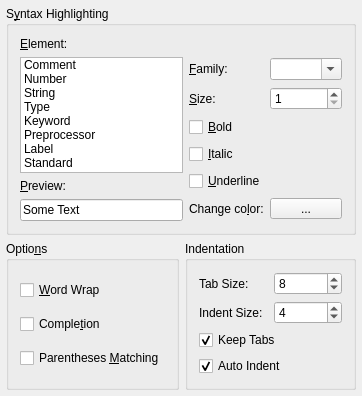
<?xml version="1.0" encoding="UTF-8"?>
<ui version="4.0">
 <comment>****************************************************************************
**
** Copyright (C) 1992-2008 Trolltech AS. All rights reserved.
**
** This file is part of the QSA of the Qt Toolkit.
**
** For QSA Commercial License Holders (non-open source):
** 
** Licensees holding a valid Qt Script for Applications (QSA) License Agreement
** may use this file in accordance with the rights, responsibilities and
** obligations contained therein.  Please consult your licensing agreement or
** contact sales@trolltech.com if any conditions of the Licensing Agreement are
** not clear to you.
** 
** Further information about QSA licensing is available at:
** http://www.trolltech.com/products/qsa/licensing.html or by contacting
** info@trolltech.com.
** 
** 
** For Open Source Edition:  
** 
** This file may be used under the terms of the GNU General Public License
** version 2 as published by the Free Software Foundation and appearing in the
** file LICENSE.GPL included in the packaging of this file.  Please review the
** following information to ensure GNU General Public Licensing requirements
** will be met:  http://www.trolltech.com/products/qt/opensource.html 
** 
** If you are unsure which license is appropriate for your use, please review
** the following information:
** http://www.trolltech.com/products/qsa/licensing.html or contact the 
** sales department at sales@trolltech.com.

**
** This file is provided AS IS with NO WARRANTY OF ANY KIND, INCLUDING THE
** WARRANTY OF DESIGN, MERCHANTABILITY AND FITNESS FOR A PARTICULAR PURPOSE.
**
****************************************************************************</comment>
 <class>PreferencesBase</class>
 <widget class="QWidget" name="PreferencesBase">
  <property name="geometry">
   <rect>
    <x>0</x>
    <y>0</y>
    <width>362</width>
    <height>396</height>
   </rect>
  </property>
  <property name="windowTitle">
   <string>Form1</string>
  </property>
  <layout class="QGridLayout">
   <property name="leftMargin">
    <number>6</number>
   </property>
   <property name="topMargin">
    <number>6</number>
   </property>
   <property name="rightMargin">
    <number>6</number>
   </property>
   <property name="bottomMargin">
    <number>6</number>
   </property>
   <property name="spacing">
    <number>6</number>
   </property>
   <item row="0" column="0" colspan="2">
    <widget class="QGroupBox" name="GroupBox2">
     <property name="title">
      <string>S&amp;yntax Highlighting</string>
     </property>
     <layout class="QGridLayout">
      <property name="leftMargin">
       <number>11</number>
      </property>
      <property name="topMargin">
       <number>11</number>
      </property>
      <property name="rightMargin">
       <number>11</number>
      </property>
      <property name="bottomMargin">
       <number>11</number>
      </property>
      <property name="spacing">
       <number>6</number>
      </property>
      <item row="0" column="0">
       <widget class="QLabel" name="TextLabel1">
        <property name="text">
         <string>&amp;Element:</string>
        </property>
        <property name="buddy">
         <cstring>listElements</cstring>
        </property>
       </widget>
      </item>
      <item row="1" column="1" rowspan="3">
       <layout class="QGridLayout">
        <property name="leftMargin">
         <number>0</number>
        </property>
        <property name="topMargin">
         <number>0</number>
        </property>
        <property name="rightMargin">
         <number>0</number>
        </property>
        <property name="bottomMargin">
         <number>0</number>
        </property>
        <property name="spacing">
         <number>6</number>
        </property>
        <item row="2" column="0" colspan="2">
         <widget class="QCheckBox" name="checkBold">
          <property name="text">
           <string>&amp;Bold</string>
          </property>
         </widget>
        </item>
        <item row="5" column="1">
         <widget class="QToolButton" name="buttonColor">
          <property name="sizePolicy">
           <sizepolicy hsizetype="Minimum" vsizetype="Fixed">
            <horstretch>0</horstretch>
            <verstretch>0</verstretch>
           </sizepolicy>
          </property>
          <property name="text">
           <string>...</string>
          </property>
         </widget>
        </item>
        <item row="0" column="1">
         <widget class="QComboBox" name="comboFamily">
          <property name="editable">
           <bool>true</bool>
          </property>
         </widget>
        </item>
        <item row="0" column="0">
         <widget class="QLabel" name="TextLabel2">
          <property name="text">
           <string>&amp;Family:</string>
          </property>
          <property name="buddy">
           <cstring>comboFamily</cstring>
          </property>
         </widget>
        </item>
        <item row="4" column="0" colspan="2">
         <widget class="QCheckBox" name="checkUnderline">
          <property name="text">
           <string>&amp;Underline</string>
          </property>
         </widget>
        </item>
        <item row="1" column="1">
         <widget class="QSpinBox" name="spinSize">
          <property name="minimum">
           <number>1</number>
          </property>
         </widget>
        </item>
        <item row="3" column="0" colspan="2">
         <widget class="QCheckBox" name="checkItalic">
          <property name="text">
           <string>&amp;Italic</string>
          </property>
         </widget>
        </item>
        <item row="5" column="0">
         <widget class="QLabel" name="TextLabel4">
          <property name="text">
           <string>Change co&amp;lor:</string>
          </property>
          <property name="buddy">
           <cstring>buttonColor</cstring>
          </property>
         </widget>
        </item>
        <item row="1" column="0">
         <widget class="QLabel" name="TextLabel3">
          <property name="text">
           <string>&amp;Size:</string>
          </property>
          <property name="buddy">
           <cstring>spinSize</cstring>
          </property>
         </widget>
        </item>
       </layout>
      </item>
      <item row="1" column="0">
       <widget class="QListWidget" name="listElements">
        <item>
         <property name="text">
          <string>Comment</string>
         </property>
        </item>
        <item>
         <property name="text">
          <string>Number</string>
         </property>
        </item>
        <item>
         <property name="text">
          <string>String</string>
         </property>
        </item>
        <item>
         <property name="text">
          <string>Type</string>
         </property>
        </item>
        <item>
         <property name="text">
          <string>Keyword</string>
         </property>
        </item>
        <item>
         <property name="text">
          <string>Preprocessor</string>
         </property>
        </item>
        <item>
         <property name="text">
          <string>Label</string>
         </property>
        </item>
        <item>
         <property name="text">
          <string>Standard</string>
         </property>
        </item>
       </widget>
      </item>
      <item row="2" column="0">
       <widget class="QLabel" name="TextLabel2_2">
        <property name="text">
         <string>&amp;Preview:</string>
        </property>
        <property name="buddy">
         <cstring>editPreview</cstring>
        </property>
       </widget>
      </item>
      <item row="3" column="0">
       <widget class="QLineEdit" name="editPreview">
        <property name="text">
         <string>Some Text</string>
        </property>
       </widget>
      </item>
      <item row="4" column="1">
       <spacer name="Spacer2">
        <property name="orientation">
         <enum>Qt::Vertical</enum>
        </property>
        <property name="sizeType">
         <enum>QSizePolicy::Expanding</enum>
        </property>
        <property name="sizeHint" stdset="0">
         <size>
          <width>20</width>
          <height>0</height>
         </size>
        </property>
       </spacer>
      </item>
     </layout>
    </widget>
   </item>
   <item row="1" column="0">
    <widget class="QGroupBox" name="GroupBox3">
     <property name="title">
      <string>Optio&amp;ns</string>
     </property>
     <layout class="QVBoxLayout">
      <property name="spacing">
       <number>6</number>
      </property>
      <property name="leftMargin">
       <number>11</number>
      </property>
      <property name="topMargin">
       <number>11</number>
      </property>
      <property name="rightMargin">
       <number>11</number>
      </property>
      <property name="bottomMargin">
       <number>11</number>
      </property>
      <item>
       <widget class="QCheckBox" name="checkWordWrap">
        <property name="text">
         <string>&amp;Word Wrap</string>
        </property>
       </widget>
      </item>
      <item>
       <widget class="QCheckBox" name="checkCompletion">
        <property name="text">
         <string>Comple&amp;tion</string>
        </property>
       </widget>
      </item>
      <item>
       <widget class="QCheckBox" name="checkParenMatching">
        <property name="text">
         <string>Parentheses &amp;Matching</string>
        </property>
       </widget>
      </item>
     </layout>
    </widget>
   </item>
   <item row="1" column="1">
    <widget class="QGroupBox" name="GroupBox3_2">
     <property name="title">
      <string>Indentation</string>
     </property>
     <layout class="QVBoxLayout">
      <property name="spacing">
       <number>6</number>
      </property>
      <property name="leftMargin">
       <number>11</number>
      </property>
      <property name="topMargin">
       <number>11</number>
      </property>
      <property name="rightMargin">
       <number>11</number>
      </property>
      <property name="bottomMargin">
       <number>11</number>
      </property>
      <item>
       <layout class="QGridLayout">
        <property name="leftMargin">
         <number>0</number>
        </property>
        <property name="topMargin">
         <number>0</number>
        </property>
        <property name="rightMargin">
         <number>0</number>
        </property>
        <property name="bottomMargin">
         <number>0</number>
        </property>
        <property name="spacing">
         <number>6</number>
        </property>
        <item row="0" column="1">
         <widget class="QSpinBox" name="spinTabSize">
          <property name="value">
           <number>8</number>
          </property>
         </widget>
        </item>
        <item row="0" column="0">
         <widget class="QLabel" name="TextLabel1_2">
          <property name="text">
           <string>Tab Size:</string>
          </property>
         </widget>
        </item>
        <item row="1" column="1">
         <widget class="QSpinBox" name="spinIndentSize">
          <property name="value">
           <number>4</number>
          </property>
         </widget>
        </item>
        <item row="1" column="0">
         <widget class="QLabel" name="TextLabel2_3">
          <property name="text">
           <string>Indent Size:</string>
          </property>
         </widget>
        </item>
       </layout>
      </item>
      <item>
       <widget class="QCheckBox" name="checkKeepTabs">
        <property name="text">
         <string>Keep Tabs</string>
        </property>
        <property name="checked">
         <bool>true</bool>
        </property>
       </widget>
      </item>
      <item>
       <widget class="QCheckBox" name="checkAutoIndent">
        <property name="text">
         <string>Auto Indent</string>
        </property>
        <property name="checked">
         <bool>true</bool>
        </property>
       </widget>
      </item>
     </layout>
    </widget>
   </item>
  </layout>
 </widget>
 <tabstops>
  <tabstop>listElements</tabstop>
  <tabstop>editPreview</tabstop>
  <tabstop>comboFamily</tabstop>
  <tabstop>spinSize</tabstop>
  <tabstop>checkBold</tabstop>
  <tabstop>checkItalic</tabstop>
  <tabstop>checkUnderline</tabstop>
  <tabstop>checkWordWrap</tabstop>
  <tabstop>checkCompletion</tabstop>
  <tabstop>checkParenMatching</tabstop>
 </tabstops>
 <resources/>
 <connections>
  <connection>
   <sender>spinSize</sender>
   <signal>valueChanged(int)</signal>
   <receiver>PreferencesBase</receiver>
   <slot>sizeChanged(int)</slot>
   <hints>
    <hint type="sourcelabel">
     <x>20</x>
     <y>20</y>
    </hint>
    <hint type="destinationlabel">
     <x>20</x>
     <y>20</y>
    </hint>
   </hints>
  </connection>
  <connection>
   <sender>checkBold</sender>
   <signal>toggled(bool)</signal>
   <receiver>PreferencesBase</receiver>
   <slot>boldChanged(bool)</slot>
   <hints>
    <hint type="sourcelabel">
     <x>20</x>
     <y>20</y>
    </hint>
    <hint type="destinationlabel">
     <x>20</x>
     <y>20</y>
    </hint>
   </hints>
  </connection>
  <connection>
   <sender>checkItalic</sender>
   <signal>toggled(bool)</signal>
   <receiver>PreferencesBase</receiver>
   <slot>italicChanged(bool)</slot>
   <hints>
    <hint type="sourcelabel">
     <x>20</x>
     <y>20</y>
    </hint>
    <hint type="destinationlabel">
     <x>20</x>
     <y>20</y>
    </hint>
   </hints>
  </connection>
  <connection>
   <sender>checkUnderline</sender>
   <signal>toggled(bool)</signal>
   <receiver>PreferencesBase</receiver>
   <slot>underlineChanged(bool)</slot>
   <hints>
    <hint type="sourcelabel">
     <x>20</x>
     <y>20</y>
    </hint>
    <hint type="destinationlabel">
     <x>20</x>
     <y>20</y>
    </hint>
   </hints>
  </connection>
  <connection>
   <sender>buttonColor</sender>
   <signal>clicked()</signal>
   <receiver>PreferencesBase</receiver>
   <slot>colorClicked()</slot>
   <hints>
    <hint type="sourcelabel">
     <x>20</x>
     <y>20</y>
    </hint>
    <hint type="destinationlabel">
     <x>20</x>
     <y>20</y>
    </hint>
   </hints>
  </connection>
  <connection>
   <sender>comboFamily</sender>
   <signal>activated(const QString&amp;)</signal>
   <receiver>PreferencesBase</receiver>
   <slot>familyChanged(const QString&amp;)</slot>
   <hints>
    <hint type="sourcelabel">
     <x>20</x>
     <y>20</y>
    </hint>
    <hint type="destinationlabel">
     <x>20</x>
     <y>20</y>
    </hint>
   </hints>
  </connection>
  <connection>
   <sender>listElements</sender>
   <signal>currentTextChanged(const QString &amp;)</signal>
   <receiver>PreferencesBase</receiver>
   <slot>elementChanged(const QString &amp;)</slot>
   <hints>
    <hint type="sourcelabel">
     <x>20</x>
     <y>20</y>
    </hint>
    <hint type="destinationlabel">
     <x>20</x>
     <y>20</y>
    </hint>
   </hints>
  </connection>
 </connections>
 <slots>
  <slot>init()</slot>
  <slot>destroy()</slot>
  <slot>colorClicked()</slot>
  <slot>reInit()</slot>
  <slot>save()</slot>
  <slot>updatePreview()</slot>
  <slot>boldChanged( bool b )</slot>
  <slot>elementChanged( const QString &amp; element )</slot>
  <slot>familyChanged( const QString &amp; f )</slot>
  <slot>italicChanged( bool b )</slot>
  <slot>setColorPixmap( const QColor &amp; c )</slot>
  <slot>sizeChanged( int s )</slot>
  <slot>underlineChanged( bool b )</slot>
 </slots>
</ui>
